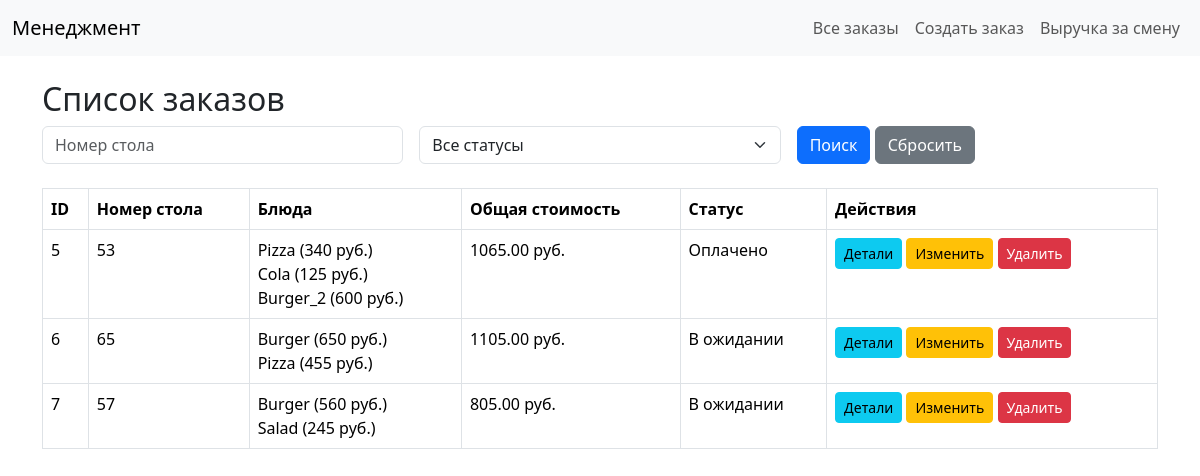
The page / on the database its author committed.
### orders/models.py (models this page shows, shortened)
class Order(models.Model):
    STATUS_CHOICE = [
        ('pending', 'В ожидании'),
        ('ready', 'Готово'),
        ('paid', 'Оплачено'),
    ]
    table_number = models.PositiveIntegerField(verbose_name="Номер стола")
    items = models.JSONField()
    total_price = models.DecimalField(
        max_digits=10,
        decimal_places=2,
        default=0
    )
    status = models.CharField(
        max_length=10,
        choices=STATUS_CHOICE,
        default='pending',
        verbose_name="Статус"
    )
    created_at = models.DateTimeField(
        auto_now_add=True,
        verbose_name="Время создания"
    )

### orders/views.py (the view)
# urls.py: path('', order_list, name='order_list'),
def order_list(req):
    orders = Order.objects.all()
    table_number = req.GET.get('table_number')
    status = req.GET.get('status')
    if table_number:
        orders = orders.filter(table_number__icontains=table_number)
    if status:
        orders = orders.filter(status__iexact=status)
    return render(req, 'orders/order_list.html', {
        'orders': orders,
        'req': req,
    })

### orders/templates/orders/order_list.html (shortened to what this page needs)
{% extends 'orders/base.html' %}
{% block content %}
    <h2>Список заказов</h2>
    <form method="get" action="{% url 'order_list' %}" class="mb-4">
        <div class="row g-3">
            <div class="col">
                <input type="text"
                       name="table_number"
                       class="form-control"
                       placeholder="Номер стола"
                       value="{{ request.GET.table_number }}">
            </div>
            <div class="col">
                <select name="status" class="form-select">
                    <option value="">Все статусы</option>
                </select>
            </div>
            <div class="col">
                <button type="submit" class="btn btn-primary">Поиск</button>
                <a href="{% url 'order_list' %}" class="btn btn-secondary">Сбросить</a>
            </div>
        </div>
    </form>
    <table class="table table-bordered">
        <thead>
            <tr>
                <th>ID</th>
                <th>Номер стола</th>
                <th>Блюда</th>
                <th>Общая стоимость</th>
                <th>Cтатус</th>
                <th>Действия</th>
            </tr>
        </thead>
        <tbody>
            {% for order in orders %}
                <tr>
                    <td>{{ order.id }}</td>
                    <td>{{ order.table_number }}</td>
                    <td>
                        {% for item, price in order.items.items %}
                            {{ item }} ({{ price }} руб.)<br>
                        {% endfor %}
                    </td>
                    <td>{{ order.total_price }} руб.</td>
                    <td>{{ order.get_status_display }}</td>
                    <td>
                        <a href="{% url 'order_detail' order.id %}" class="btn btn-info btn-sm">Детали</a>
                        <a href="{% url 'order_update' order.id %}" class="btn btn-warning btn-sm">Изменить</a>
                        <a href="{% url 'order_delete' order.id %}" class="btn btn-danger btn-sm">Удалить</a>
                    </td>
                </tr>
            {% empty %}
                <tr>
                    <td colspan="6">Заказов нет</td>
                </tr>
            {% endfor %}
        </tbody>
    </table>
{% endblock content %}

### orders/templates/orders/base.html (shortened to what this page needs)
<!DOCTYPE html>
<html lang="en">
<head>
    <link href="https://cdn.jsdelivr.net/npm/bootstrap@5.3.3/dist/css/bootstrap.min.css"
          rel="stylesheet"
>
</head>
    <body>
        <nav class="navbar navbar-expand-lg navbar-light bg-light mb-4">
            <div class="container-fluid">
                <a class="navbar-brand" href="{% url 'order_list' %}">Менеджмент</a>
                <div class="navbar-nav">
                    <a class="nav-link" href="{% url 'order_list' %}">Все заказы</a>
                    <a class="nav-link" href="{% url 'order_create' %}">Создать заказ</a>
                    <a class="nav-link" href="{% url 'revenue' %}">Выручка за смену</a>
                </div>
            </div>
        </nav>
        <div class="container">
            {% block content %}
            {% endblock content %}
        </div>
    </body>
</html>

### rows shown on the page
Order: id "5", table_number "53", order "Pizza" "Cola" "Burger_2", order "340" "125" "600", total_price "1065.00", status "Оплачено"
Order: id "6", table_number "65", order "Burger" "Pizza", order "650" "455", total_price "1105.00", status "В ожидании"
Order: id "7", table_number "57", order "Burger" "Salad", order "560" "245", total_price "805.00", status "В ожидании"
